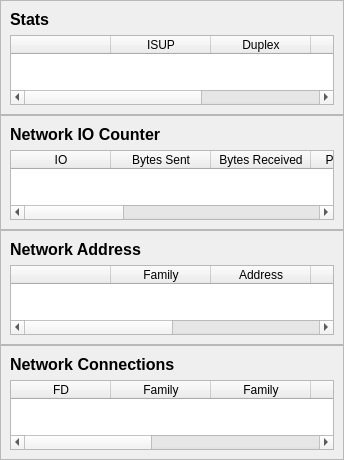
                <widget class="QWidget" name="scrollAreaWidgetContents">
                 <property name="geometry">
                  <rect>
                   <x>0</x>
                   <y>0</y>
                   <width>344</width>
                   <height>460</height>
                  </rect>
                 </property>
                 <layout class="QVBoxLayout" name="verticalLayout_11">
                  <property name="spacing">
                   <number>0</number>
                  </property>
                  <property name="leftMargin">
                   <number>0</number>
                  </property>
                  <property name="topMargin">
                   <number>0</number>
                  </property>
                  <property name="rightMargin">
                   <number>0</number>
                  </property>
                  <property name="bottomMargin">
                   <number>0</number>
                  </property>
                  <item>
                   <widget class="QFrame" name="frame_9">
                    <property name="frameShape">
                     <enum>QFrame::StyledPanel</enum>
                    </property>
                    <property name="frameShadow">
                     <enum>QFrame::Raised</enum>
                    </property>
                    <layout class="QVBoxLayout" name="verticalLayout_13">
                     <item>
                      <widget class="QLabel" name="label_56">
                       <property name="font">
                        <font>
                         <pointsize>12</pointsize>
                         <bold>true</bold>
                        </font>
                       </property>
                       <property name="text">
                        <string>Stats</string>
                       </property>
                      </widget>
                     </item>
                     <item>
                      <widget class="QTableWidget" name="net_stats_table">
                       <property name="minimumSize">
                        <size>
                         <width>150</width>
                         <height>0</height>
                        </size>
                       </property>
                       <column>
                        <property name="text">
                         <string/>
                        </property>
                       </column>
                       <column>
                        <property name="text">
                         <string>ISUP</string>
                        </property>
                       </column>
                       <column>
                        <property name="text">
                         <string>Duplex</string>
                        </property>
                       </column>
                       <column>
                        <property name="text">
                         <string>Speed</string>
                        </property>
                       </column>
                       <column>
                        <property name="text">
                         <string>MTU</string>
                        </property>
                       </column>
                      </widget>
                     </item>
                    </layout>
                   </widget>
                  </item>
                  <item>
                   <widget class="QFrame" name="frame_10">
                    <property name="frameShape">
                     <enum>QFrame::StyledPanel</enum>
                    </property>
                    <property name="frameShadow">
                     <enum>QFrame::Raised</enum>
                    </property>
                    <layout class="QVBoxLayout" name="verticalLayout_14">
                     <item>
                      <widget class="QLabel" name="label_55">
                       <property name="font">
                        <font>
                         <pointsize>12</pointsize>
                         <bold>true</bold>
                        </font>
                       </property>
                       <property name="text">
                        <string>Network IO Counter</string>
                       </property>
                      </widget>
                     </item>
                     <item>
                      <widget class="QTableWidget" name="net_io_table">
                       <property name="minimumSize">
                        <size>
                         <width>150</width>
                         <height>0</height>
                        </size>
                       </property>
                       <column>
                        <property name="text">
                         <string>IO</string>
                        </property>
                       </column>
                       <column>
                        <property name="text">
                         <string>Bytes Sent</string>
                        </property>
                       </column>
                       <column>
                        <property name="text">
                         <string>Bytes Received</string>
                        </property>
                       </column>
                       <column>
                        <property name="text">
                         <string>Packets Sent</string>
                        </property>
                       </column>
                       <column>
                        <property name="text">
                         <string>Packets Received</string>
                        </property>
                       </column>
                       <column>
                        <property name="text">
                         <string>ERR In</string>
                        </property>
                       </column>
                       <column>
                        <property name="text">
                         <string>ERR Out</string>
                        </property>
                       </column>
                       <column>
                        <property name="text">
                         <string>Drop IN</string>
                        </property>
                       </column>
                       <column>
                        <property name="text">
                         <string>Drop Out</string>
                        </property>
                       </column>
                      </widget>
                     </item>
                    </layout>
                   </widget>
                  </item>
                  <item>
                   <widget class="QFrame" name="frame_11">
                    <property name="frameShape">
                     <enum>QFrame::StyledPanel</enum>
                    </property>
                    <property name="frameShadow">
                     <enum>QFrame::Raised</enum>
                    </property>
                    <layout class="QVBoxLayout" name="verticalLayout_12">
                     <item>
                      <widget class="QLabel" name="label_57">
                       <property name="font">
                        <font>
                         <pointsize>12</pointsize>
                         <bold>true</bold>
                        </font>
                       </property>
                       <property name="text">
                        <string>Network Address</string>
                       </property>
                      </widget>
                     </item>
                     <item>
                      <widget class="QTableWidget" name="net_addresses_table">
                       <property name="minimumSize">
                        <size>
                         <width>150</width>
                         <height>0</height>
                        </size>
                       </property>
                       <column>
                        <property name="text">
                         <string/>
                        </property>
                       </column>
                       <column>
                        <property name="text">
                         <string>Family</string>
                        </property>
                       </column>
                       <column>
                        <property name="text">
                         <string>Address</string>
                        </property>
                       </column>
                       <column>
                        <property name="text">
                         <string>Netmask</string>
                        </property>
                       </column>
                       <column>
                        <property name="text">
                         <string>Broadcast</string>
                        </property>
                       </column>
                       <column>
                        <property name="text">
                         <string>PTP</string>
                        </property>
                       </column>
                      </widget>
                     </item>
                    </layout>
                   </widget>
                  </item>
                  <item>
                   <widget class="QFrame" name="frame_12">
                    <property name="frameShape">
                     <enum>QFrame::StyledPanel</enum>
                    </property>
                    <property name="frameShadow">
                     <enum>QFrame::Raised</enum>
                    </property>
                    <layout class="QVBoxLayout" name="verticalLayout_15">
                     <item>
                      <widget class="QLabel" name="label_58">
                       <property name="font">
                        <font>
                         <pointsize>12</pointsize>
                         <bold>true</bold>
                        </font>
                       </property>
                       <property name="text">
                        <string>Network Connections</string>
                       </property>
                      </widget>
                     </item>
                     <item>
                      <widget class="QTableWidget" name="net_connections_table">
                       <property name="minimumSize">
                        <size>
                         <width>150</width>
                         <height>0</height>
                        </size>
                       </property>
                       <column>
                        <property name="text">
                         <string>FD</string>
                        </property>
                       </column>
                       <column>
                        <property name="text">
                         <string>Family</string>
                        </property>
                       </column>
                       <column>
                        <property name="text">
                         <string>Family</string>
                        </property>
                       </column>
                       <column>
                        <property name="text">
                         <string>LADDR</string>
                        </property>
                       </column>
                       <column>
                        <property name="text">
                         <string>RADDR</string>
                        </property>
                       </column>
                       <column>
                        <property name="text">
                         <string>Status</string>
                        </property>
                       </column>
                       <column>
                        <property name="text">
                         <string>PID</string>
                        </property>
                       </column>
                      </widget>
                     </item>
                    </layout>
                   </widget>
                  </item>
                 </layout>
                </widget>
